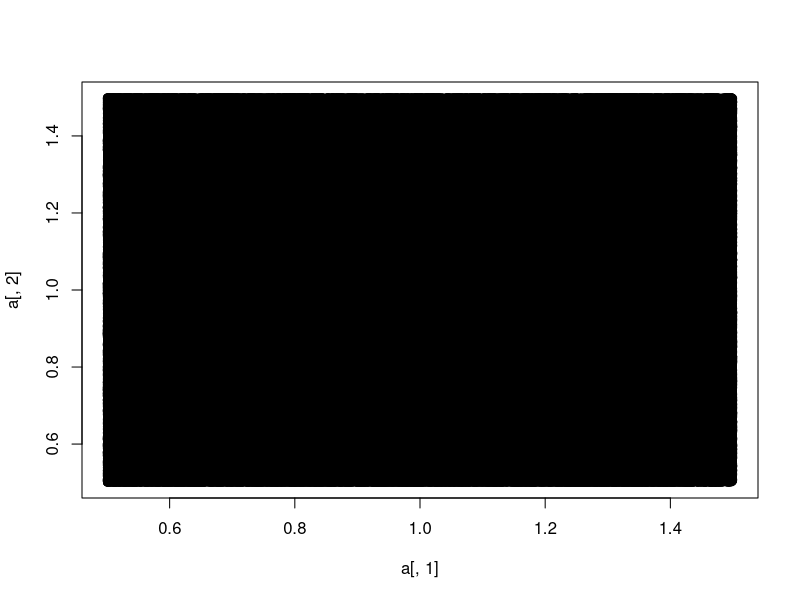

The R source for this figure:
a<-data.frame(c(1,2,3,4,8),c(4,3,5,7,9))
a<-data.frame(runif(1e6,.5,1.5),runif(1e6,.5,1.5))
m1<-lm(a[,2]~a[,1])
summary(m1) ## est +/- 2 se include 0 -> not quite stat sig
anova(m1)
resid(m1)
cov(a[,1],a[,2])
var(a[,1])
plot(a[,2]~a[,1])
